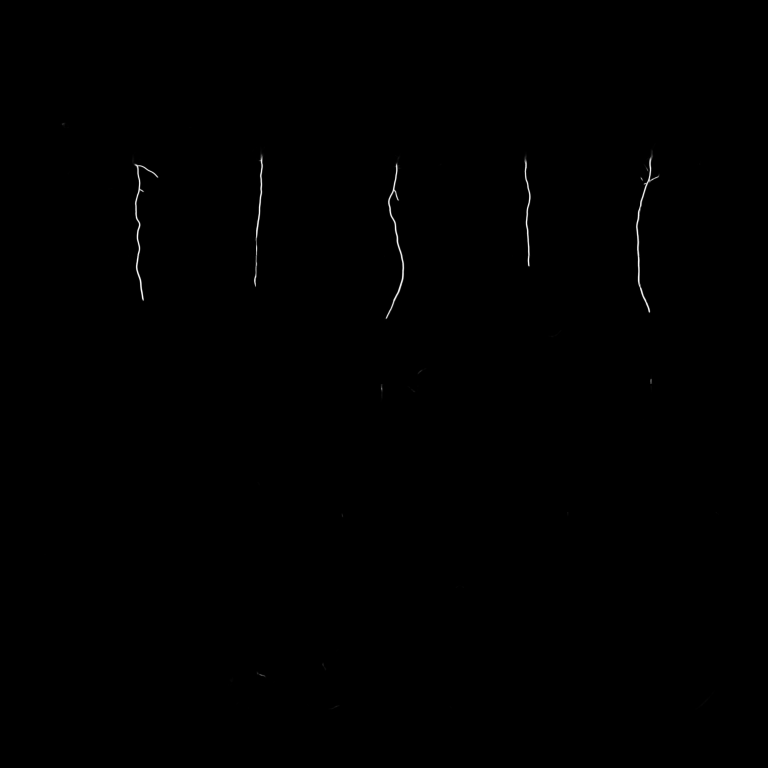
#> input picture root-length-detection/output_folder/predicted_mask_test_image_1.tif, 3072 x 3072 px (shown at 1/4 size); its folder holds only this picture in this run
$ jupyter execute --allow-errors root-length-notebook.ipynb
#> lines starting #> are read from the running program, lines starting #| are printed output that depends on the picture; after the words box and inside, x2 and y2 are one past the last pixel; in counts of white or black regions, pixels touching at a corner belong together
# Deliverables
Well-documented code for your best-performing pipeline based on the private leaderboard. You may submit your code in one of the following formats:
A single notebook: task_8.ipynb
Multiple notebooks, labeled sequentially: 001_task_8.ipynb, 002_task_8.ipynb …
A single notebook with helper functions in a separate script: task_8.ipynb and task_8_helpers.py
The root segmentation model used in the pipeline. This can be the same model developed in Task 5 or an improved version.

If your pipeline includes other models, such as a shoot segmentation model for better plant localization, you must deliver these as well. For example, if you developed a shoot segmentation model to enhance plant detection, ensure it is included as part of your submission.

Presentation of your pipeline at the final block presentation.

Screenshot of your private leaderboard position and score.
# Client Requirements
The desired sMAPE is less than 10% (Private LB score on the Kaggle competition).
The sMAPE must not exceed 45% (Private LB score on the Kaggle competition).
Your solution must utilize a deep learning model for root segmentation, followed by Root System Architecture (RSA) extraction.
The pipeline should not contain any training code; it should include only preprocessing, inference, and post-processing steps.
Pipeline Input: A directory containing any number of raw images. Pipeline Output: The primary root length for every plant in each image.

To build the comprehensive computer vision pipeline, we'll break down the tasks involved based on the steps required. This pipeline will take as input a directory containing raw images, process them to segment the primary root of plants, and finally output the root length for each plant in every image. I will l integrate the knowledge from Tasks 1–7, specifically the following tasks:

Root segmentation (from Task 5)
Shoot segmentation (optional, for improved plant localization)
Root system architecture (RSA) extraction
Post-processing and inference to calculate primary root length
The pipeline steps we will implement are as follows:

Step 1: Preprocessing
In this step, I prepare the images for efficient inference:

Image normalization (color and intensity normalization).
Resizing/standardizing image sizes to match the input size expected by the deep learning models.
Augmentation (if applicable) for increased model robustness, especially when applying it on the raw images.
Step 2: Model Inference
This part of the pipeline utilizes deep learning models that detect and segment different plant organs:

Root segmentation model – This model will output binary masks for the primary root in each image.
Optional Shoot segmentation model – This model (if utilized) will isolate the shoot system, helping to identify individual plants more clearly.
Step 3: Root Length Calculation
Once we have the segmented root masks, we need to extract the primary root length for each plant:

Calculating pixel count or boundary length from segmented masks.
Mapping pixel count to physical dimensions, provided a scale is given in the dataset (typically, this will be handled by the dataset's metadata).
Step 4: Post-processing
Following the segmentation, post-processing techniques will ensure high-quality segmentation masks:

Morphological operations (e.g., erosion/dilation) to refine root masks and remove noise.
Thinning/connected component analysis to distinguish between different plant structures in complex scenarios.
Step 5: Output Generation
Finally, we output the computed primary root lengths for all plants. This step generates the output in the required Kaggle submission format.

[cell 1]
# Standard libraries
import os
import glob
import shutil
import random

# Numerical and data handling
import numpy as np
import pandas as pd

# Image processing
import cv2
from PIL import Image
from skimage.morphology import skeletonize, remove_small_objects
from skimage.measure import label, regionprops
from scipy.ndimage import convolve
from scipy.spatial import distance

# Visualization
import matplotlib.pyplot as plt

# Deep learning
import tensorflow as tf
from tensorflow.keras.models import load_model
from tensorflow.keras.optimizers import Adam
from tensorflow.keras.callbacks import EarlyStopping
from tensorflow.keras.preprocessing.image import ImageDataGenerator
import tensorflow.keras.backend as K
from keras.models import Model
from keras.layers import (
    Input, Conv2D, MaxPooling2D, Activation, concatenate,
    Conv2DTranspose, BatchNormalization, Dropout, UpSampling2D
)

# Utilities
from patchify import patchify, unpatchify
import networkx as nx

# Image Preprocessing and Model Prediction Script

## Overview

This script is designed to preprocess images, specifically detecting and cropping regions of interest (e.g., Petri dishes), padding the cropped regions to match a desired patch size, and loading a trained U-Net model for predictions. It includes custom functions for these tasks, as well as for evaluating model performance using the F1 score.

---

## Key Features

### 1. **Petri Dish Detection and Cropping**
The `detect_and_crop` function identifies the largest contour in an image (assumed to be the Petri dish), calculates a square bounding box around it, and extracts the region. It then normalizes the pixel values to float32 for input compatibility with the model.

### 2. **Padding for Consistent Input Size**
The `padder` function ensures that cropped images match the required patch size by adding symmetric padding. This is critical for maintaining compatibility with models that expect inputs of a specific size.

### 3. **Custom F1 Score Function**
The `f1` function calculates the F1 score, which balances precision and recall, making it a reliable metric for evaluating segmentation models. The function includes subfunctions for computing precision and recall individually.

### 4. **Trained U-Net Model Loading**
The script loads a pretrained U-Net model saved in the `.h5` format, which is specialized for segmentation tasks. The model uses the custom F1 score function for evaluation but is not compiled initially to allow for flexible adjustments.

---

## Workflow

1. **Detect and Crop Petri Dish:**
   - Input: Image file path.
   - Output: Cropped, normalized grayscale image along with bounding box details (x, y, side length).

2. **Pad Image:**
   - Input: Cropped grayscale image.
   - Output: Padded image with additional metadata (padding dimensions).

3. **Evaluate Predictions:**
   - The F1 score metric is used for assessing model output against true labels.

4. **Load Model:**
   - The U-Net model is loaded with the required custom F1 metric.

5. **Test Image Processing:**
   - All image files in a specified folder are processed iteratively.

[cell 2]
patch_size = 256
example_file_name = f'lucas_230533_unet_model_{patch_size}px.h5'

# Define the function for detecting and cropping the Petri dish from the image
# [55 lines left out: functions detect_and_crop, padder, f1, not called in this run]

# Load the trained model
patch_size = 512
example_file_name = f'lucas_230533_unet_model_{patch_size}px.h5'
#> (the rest of this cell did not finish here and is left out)

# Image Segmentation and Mask Prediction Pipeline

## Overview

This section of the script processes test images by detecting and cropping regions of interest, padding them, segmenting them into patches, and passing these patches through a U-Net model for mask predictions. The predicted masks are then reassembled and saved as output images.

---

## Key Features

### 1. **Image Processing Pipeline**
The script processes images iteratively from a specified folder:
- **Detection and Cropping:** Identifies the Petri dish region in each image and crops it for further processing.
- **Padding:** Ensures the cropped images match the desired patch size for consistent patchification.

### 2. **Patch-Based Prediction**
- **Patchify:** Splits padded images into smaller patches of a fixed size (`512x512`).
- **Model Prediction:** Passes each patch through the trained U-Net model for mask prediction.
- **Unpatchify:** Reassembles the patches into a full-size predicted mask corresponding to the original image dimensions.

### 3. **Mask Output**
- **Grayscale Mask:** Saves the predicted mask for each image as a `.png` file in the `output_folder`, scaling the mask to `[0, 255]` for proper visualization and storage.

#> (a cell that did not finish here is left out)

# Root Skeletonization & Length Tracing

## Overview

This cell processes binary root masks, extracts skeletons, traces the main root path, and records root lengths (in pixels) for multiple plant sections per image.

---

## Key Steps

### 1. **Image Loading**
- Loads and sorts all binary mask images from `output_folder`.
- Output lengths are saved as a CSV file.

### 2. **Node Detection**
- Identifies **endpoints** and **junctions** in the skeleton using convolution.
- These nodes anchor the path tracing process.

### 3. **Skeleton Tracing**
- **Code2:** Finds the shortest valid path (≥50 px) from top to bottom node.
- **Code1:** Fallback that finds the longest upward path without downward turns.

### 4. **Skeleton Preprocessing**
- Applies different thresholds and cleaning:
  - **Code2 uses 13** (basic skeleton).
  - **Code1 uses 5** with morphological closing and keeps only the largest structure.

### 5. **Per-Section Analysis**
- Each image is split into **5 vertical sections**.
- For each, the largest root region is processed and traced.
- Results are visualized and logged with plant IDs.

[cell 4]
# Define paths
folder_path = 'output_folder'
output_csv_path = 'root_lengths/root_lengths_combinedT13-T5-1600.csv'

# List all image files in the folder
image_files = sorted(
    [f for f in os.listdir(folder_path) if f.endswith(('.png', '.jpg', '.jpeg', 'tif'))],
    key=lambda x: int(os.path.splitext(x.replace('predicted_mask_test_image_', '').replace('.png', ''))[0])
)

def detect_nodes(skeleton):
    """Detect endpoints and junctions in a skeletonized image."""
    kernel = np.array([[1, 1, 1],
                       [1, 10, 1],
                       [1, 1, 1]])
    neighbor_count = convolve(skeleton.astype(np.uint8), kernel, mode='constant', cval=0)
    endpoints = (neighbor_count == 11)
    junctions = (neighbor_count >= 13)
    return endpoints, junctions

def trace_root_path_code2(skeleton):
    """Find and trace the shortest path from the highest to the lowest valid node."""
    endpoints, junctions = detect_nodes(skeleton)
    nodes = np.column_stack(np.where(endpoints | junctions))

    if len(nodes) < 2:
        print("Not enough nodes detected for path tracing.")
        return None, 0

    nodes = sorted(nodes, key=lambda p: p[0])
    graph = nx.Graph()
    skeleton_points = np.column_stack(np.where(skeleton))

    for y, x in skeleton_points:
        neighbors = [(y + dy, x + dx) for dy in [-1, 0, 1] for dx in [-1, 0, 1]
                     if (dy, dx) != (0, 0) and (y + dy, x + dx) in map(tuple, skeleton_points)]
        for n in neighbors:
            graph.add_edge((y, x), n, weight=distance.euclidean((y, x), n))

    for i in range(len(nodes) - 1):
        highest, lowest = nodes[i], nodes[-1]
        try:
            path = nx.shortest_path(graph, source=tuple(highest), target=tuple(lowest), weight='weight')
            path_length = nx.shortest_path_length(graph, source=tuple(highest), target=tuple(lowest), weight='weight')

            if path_length >= 50:
                return path, path_length
        except nx.NetworkXNoPath:
            continue

    print("No valid path found larger than 50px.")
    return None, 0

# [49 lines left out: function trace_root_path_code1, not called in this run]

def process_bounding_box_skeleton(binary_mask, bounding_box, threshold=13):
    """Process the bounding box and skeleton using a specific threshold."""
    x, y, w, h = bounding_box
    box_roi = binary_mask[y:y+h, x:x+w]

    # Apply the specified threshold for bounding box processing
    _, box_binary = cv2.threshold(box_roi, threshold, 255, cv2.THRESH_BINARY)
    box_binary = box_binary // 255  # Convert to binary (0 or 1)

    # Skeletonization
    skeleton_image = skeletonize(box_binary)
    skeleton_cleaned = remove_small_objects(skeleton_image.astype(bool), min_size=1)

    return skeleton_cleaned

# [29 lines left out: function process_bounding_box_skeleton_code1, not called in this run]

results = []
for image_idx, image_file in enumerate(image_files, start=1):
    image_path = os.path.join(folder_path, image_file)
    binary_mask = cv2.imread(image_path, cv2.IMREAD_GRAYSCALE)
#> binary_mask is the input picture: shape (3072, 3072); min 0, max 254, mean 0.4
    if binary_mask is None:
        continue

    image_width = binary_mask.shape[1]
#> image_width = 3072
    section_width = int(image_width * 0.20)
#> section_width = 614
    section_start = 0
    section_end = section_width
#> section_end = 614
    section_boundaries = [(section_start + i * section_width, min((i + 1) * section_width, image_width)) for i in range(5)]

    retvals, labels, stats, _ = cv2.connectedComponentsWithStats(binary_mask, connectivity=8)
#> labels: shape (3072, 3072) int32; 108 distinct labels, from 0 to 107
#> retvals = 108; stats = 108 rows, first 6: [0, 0, 3072, 3072, 9388657], [512, 192, 1, 3, 3], [2560, 446, 1, 9, 9], [239, 488, 40, 24, 428], [227, 506, 1, 1, 1], [224, 511, 6, 1, 6]
    bounding_boxes = [(x, y, w, h, area) for label, (x, y, w, h, area) in enumerate(stats[1:], start=1) if area > 1600] # Adjusted area threshold
#> bounding_boxes = [(2542, 569, 99, 687, 10019), (1014, 585, 48, 569, 6972), (2091, 602, 36, 470, 5663), (1536, 611, 84, 675, 9792), (527, 614, 112, 593, 8573)]

    for section_idx, (section_start, section_end) in enumerate(section_boundaries):
        section_boxes = [(x, y, w, h) for (x, y, w, h, area) in bounding_boxes if section_start <= x + w // 2 < section_end]
        largest_box = max(section_boxes, key=lambda box: box[2] * box[3]) if section_boxes else (section_start, 0, section_width, binary_mask.shape[0], 0)
        x, y, w, h, *_ = largest_box

        # First try using Code 2's threshold (13)
        skeleton_cleaned = process_bounding_box_skeleton(binary_mask, (x, y, w, h), threshold=13)

        # Display skeleton with traced path
        plt.figure(figsize=(6, 6))
        plt.imshow(skeleton_cleaned, cmap='gray')

        # First attempt using Code 2's tracing function
        path, path_length = trace_root_path_code2(skeleton_cleaned)

        # If path is not found, try Code 1's tracing function with a lower threshold (5)
        if path is None or path_length == 0:
            print("No path found, attempting to trace using Code 1's function with threshold 5.")
            skeleton_cleaned = process_bounding_box_skeleton_code1(binary_mask, (x, y, w, h))
            path, path_length = trace_root_path_code1(skeleton_cleaned)

        if path is not None:
            path_y, path_x = zip(*path)  # Unpack path points
            plt.plot(path_x, path_y, color='lightgreen', linewidth=1.5)

            # Add a red dot at the bottom tip of the root
            bottom_tip = path[-1]
            plt.plot(bottom_tip[1], bottom_tip[0], 'ro', markersize=5)


        plt.legend()
        plt.title(f"Skeleton Path (Plant {section_idx + 1})")
        plt.axis("off")
        plt.show()

        image_name = os.path.splitext(image_file)[0].replace('predicted_mask_', '')
        plant_id = f"{image_name}_plant_{section_idx + 1}"
        results.append({'Plant ID': plant_id, 'Length (px)': round(path_length)})
#> this loop made 5 passes
#> bottom_tip on passes 1 to 5: (588, 46), (563, 9), (664, 7), (462, 25), (679, 55)
#> pass 1, in process_bounding_box_skeleton, `box_roi = binary_mask[y:y+h, x:x+w]`:
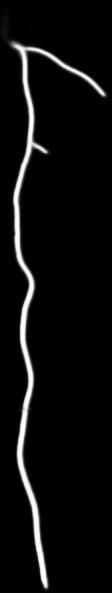
#> box_roi: shape (593, 112); min 0, max 254, mean 13.5
#> pass 1, in process_bounding_box_skeleton, `_, box_binary = cv2.threshold(box_roi, threshold, 255, cv2.THRESH_BINA..`:
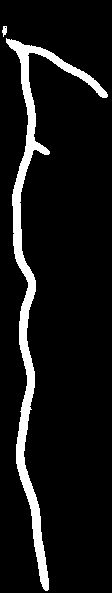
#> box_binary: shape (593, 112); 8.7% white; 2 white regions, box (x1, y1, x2, y2) and area: (6, 38, 108, 591) 5723, (2, 26, 7, 37) 38
#> pass 1, in process_bounding_box_skeleton, `skeleton_image = skeletonize(box_binary)`:
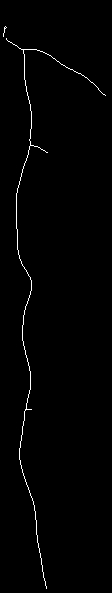
#> skeleton_image: shape (593, 112) bool; 1% white in thin lines or dots, all inside (x1, y1, x2, y2) = (3, 26, 106, 589)
#> pass 1, `plt.show()`:
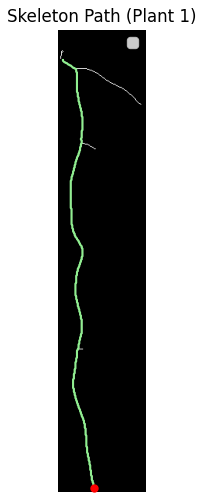
#> figure drawn by matplotlib, 1 panel
#> pass 2, `plt.show()`:
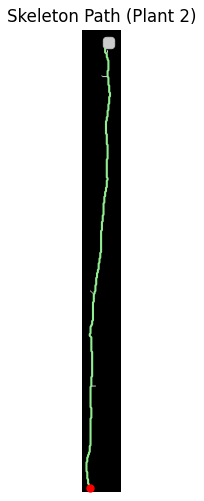
#> figure drawn by matplotlib, 1 panel
#> after the loop:
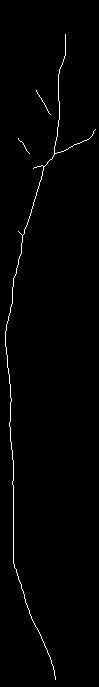
#> skeleton_cleaned: shape (687, 99) bool; 1.1% white in thin lines or dots, all inside (x1, y1, x2, y2) = (5, 34, 96, 680)
#> after the loop, results = 5 items

results_df = pd.DataFrame(results)
#> results_df = table of 5 rows and 2 columns
results_df.to_csv(output_csv_path, index=False)
print(f"Results saved to {output_csv_path}")
